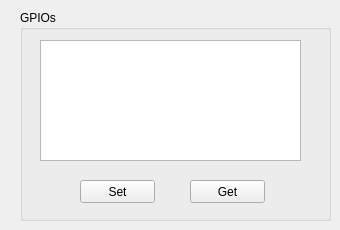
    <widget class="QWidget" name="gpiosTab">
     <attribute name="title">
      <string>GPIOs</string>
     </attribute>
     <widget class="QGroupBox" name="groupBox">
      <property name="geometry">
       <rect>
        <x>20</x>
        <y>10</y>
        <width>311</width>
        <height>211</height>
       </rect>
      </property>
      <property name="title">
       <string>GPIOs</string>
      </property>
      <widget class="QListWidget" name="registerGPIOListWidget">
       <property name="geometry">
        <rect>
         <x>20</x>
         <y>30</y>
         <width>261</width>
         <height>121</height>
        </rect>
       </property>
       <property name="midLineWidth">
        <number>-1</number>
       </property>
       <property name="horizontalScrollBarPolicy">
        <enum>Qt::ScrollBarAlwaysOff</enum>
       </property>
       <property name="showDropIndicator" stdset="0">
        <bool>true</bool>
       </property>
       <property name="verticalScrollMode">
        <enum>QAbstractItemView::ScrollPerItem</enum>
       </property>
       <property name="flow">
        <enum>QListView::TopToBottom</enum>
       </property>
       <property name="spacing">
        <number>0</number>
       </property>
       <property name="viewMode">
        <enum>QListView::ListMode</enum>
       </property>
      </widget>
      <widget class="QPushButton" name="registerGPIOGetPushButton">
       <property name="geometry">
        <rect>
         <x>170</x>
         <y>170</y>
         <width>75</width>
         <height>23</height>
        </rect>
       </property>
       <property name="text">
        <string>Get</string>
       </property>
      </widget>
      <widget class="QPushButton" name="registerGPIOSetPushButton">
       <property name="geometry">
        <rect>
         <x>60</x>
         <y>170</y>
         <width>75</width>
         <height>23</height>
        </rect>
       </property>
       <property name="text">
        <string>Set</string>
       </property>
      </widget>
     </widget>
    </widget>
